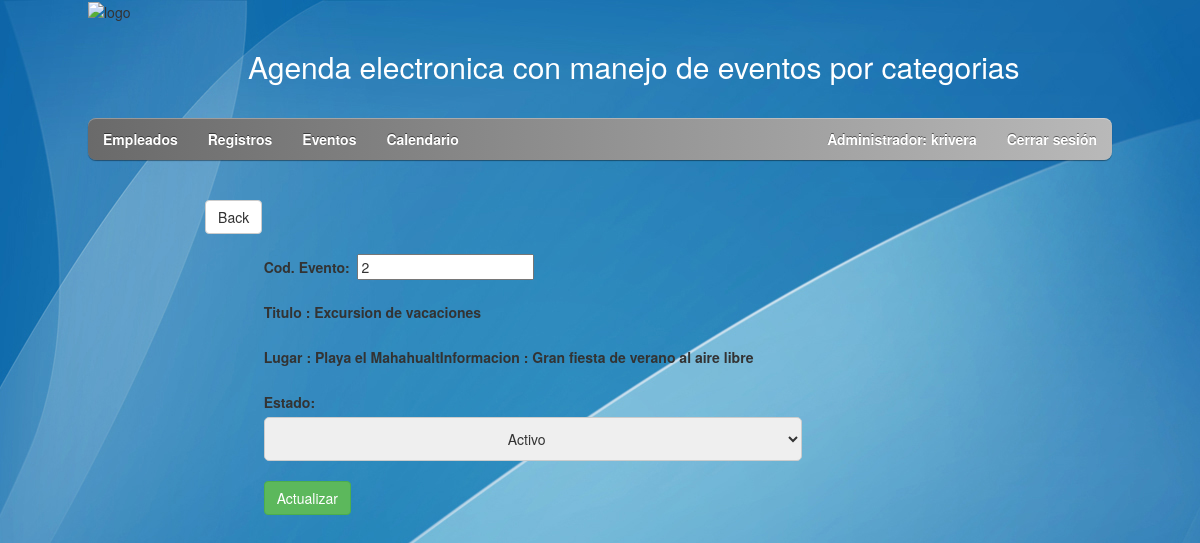
The app's page /Administrador/updateEvento.php?id=2 (signed in) with its own data.
### tables this page shows
CREATE TABLE IF NOT EXISTS `Empleados` (
  `idEmpleados` INT NOT NULL AUTO_INCREMENT,
  `Nombres` VARCHAR(75) NOT NULL,
  `Apellidos` VARCHAR(75) NOT NULL,
  `Usuarios` VARCHAR(20) NOT NULL,
  `Password` VARCHAR(100) NOT NULL,
  `idCargo` INT NOT NULL,
  PRIMARY KEY (`idEmpleados`),
  INDEX `idCargo_idx` (`idCargo` ASC),
  CONSTRAINT `idCargo`
    FOREIGN KEY (`idCargo`)
    REFERENCES `Cargo` (`idCargo`)
    ON DELETE NO ACTION
    ON UPDATE NO ACTION);

CREATE TABLE IF NOT EXISTS `Eventos` (
  `idEventos` INT NOT NULL AUTO_INCREMENT,
  `idEmpleados` INT NOT NULL,
  `Fecha_publicacion` DATETIME NOT NULL,
  `Titulo` VARCHAR(75) NOT NULL,
  `Lugar` VARCHAR(75) NOT NULL,
  `Descripcion` LONGTEXT NOT NULL,
  `Imagen` VARCHAR(30) NOT NULL,
  `Fecha_inicio` DATETIME NOT NULL,
  `Fecha_final` DATETIME NOT NULL,
  `idCategoria` INT NOT NULL,
  `Estado` VARCHAR(45) NOT NULL,
  PRIMARY KEY (`idEventos`),
  INDEX `idEmpleados_idx` (`idEmpleados` ASC),
  INDEX `idCategoria_idx` (`idCategoria` ASC),
  CONSTRAINT `idEmpleados`
    FOREIGN KEY (`idEmpleados`)
    REFERENCES `Empleados` (`idEmpleados`)
    ON DELETE NO ACTION
    ON UPDATE NO ACTION,
  CONSTRAINT `idCategoria`
    FOREIGN KEY (`idCategoria`)
    REFERENCES `Categoria` (`idCategoria`)
    ON DELETE NO ACTION
    ON UPDATE NO ACTION);

### includes/user.php (called while the page is built, shortened)
<?php
include_once 'db.php';
class User extends DB{
    private $username;
    public function setUser($user){
        $query = $this->connect()->prepare('SELECT * FROM empleados WHERE Usuarios = :user');
        $query->execute(['user' => $user]);
        foreach ($query as $currentUser) {
            $this->username = $currentUser['Usuarios'];
        }
    }
    public function getUsername(){
        return $this->username;
    }
}
?>

### includes/db.php (called while the page is built)
<?php
class DB{
	private $host;
	private $db;
	private $user;
	private $password;
	private $charset;
	public function __construct(){
		 $this->host = 'localhost';
		 $this->db = 'gestoreventos';
		 $this->user = 'root';
		 $this->password = '';
		 $this->charset = 'utf8mb4';
	}
	function connect(){
        try{
            $connection = "mysql:host=" . $this->host . ";dbname=" . $this->db . ";charset=" . $this->charset;
            $options = [
                PDO::ATTR_ERRMODE => PDO::ERRMODE_EXCEPTION,
                PDO::ATTR_EMULATE_PREPARES => false,
            ];
            $pdo = new PDO($connection, $this->user, $this->password, $options);
            return $pdo;
        }catch(PDOException $e){
            print_r('Error connection: ' . $e->getMessage());
        }
    }
}
?>

### Administrador/updateEvento.php (the view, shortened to what this page needs)
<!DOCTYPE html>
<html lang="es">
<head>
    <link rel="stylesheet" type="text/css" href="../css/style.css"/>
    <link rel="stylesheet" href="css/bootstrap.min.css">
</head>
<body>
    <div class="content">
    <div id="pagewrap">
            <?php
                $datosSesionAdministrador = new datosSesionAdministrador();
                $datosSesionAdministrador->setPagina("updateEvento");
                $datosSesionAdministrador::insertarDatos($datosSesionAdministrador->getPagina());
            ?>
        <br> <br>
        <div class="row">
            <div class="col-offset-2 col-md-8">
                <div class="row">
                    <div class="col-md-offset-2 col-md-8">
                        <a href="Eventos.php" class="btn btn-default">Back</a>
                    </div>
                </div>
            </div>
        </div>
        <br>
        <div class="row">
            <div class="col-md-offset-2 col-md-8">
                <form action="updateEvento.php" method="POST">
                <?php
                    if (!empty($_GET)) {
                        $cn =  Database::connect();
                        $cn->setAttribute(PDO::ATTR_ERRMODE,PDO::ERRMODE_EXCEPTION);
                        $query = $cn->prepare("SELECT * FROM eventos where idEventos = ?");
                        $query->execute(array($_GET['id']));
                        $data = $query->fetch(PDO::FETCH_ASSOC);
                        $html = "<br><br>";
                        $html .= "<label>Estado:</label><br>";
                        $html .= "<select name='estado' id='estado' class='txt'>";
                        $html .= "<option value='Activo'>Activo</option>";
                        $html .= "<option value='Inactivo'>Inactivo</option>";
                        $html .= "</select>";
                        $html .= "<br><br>";
                        echo '<label>Cod. Evento: &nbsp;</label>';
                        echo '<input type="text" value="'.$data["idEventos"].'" class="cod" readonly="readonly" name="idEventos"><br><br>';
                        echo '<label>Titulo : '.$data["Titulo"].'</label><br><br>';
                        echo '<label>Lugar : '.$data["Lugar"].'</label>';
                        echo "<label>Informacion : ".$data["Descripcion"]."</label>";
                        echo $html;
                    }
                ?>
                    <div>
                        <input type="submit" class="btn btn-success" value="Actualizar">
                    </div>
                </form>
            </div>
        </div>
    </div>
</body>
</html>

### Modulos_generales/nav.inc.Administrador.php
<?php
	$listitems = "";
	$listitems .= "	<header id=\"header\">";
	$listitems .= " <hgroup>";
	$listitems .= "	<img src=\"../img/logo.png\" id=\"logo\" alt=\"logo\">";
	$listitems .= "	<h2 id=\"site-description\">Agenda electronica con manejo de eventos por categorias</h2>";
	$listitems .= " </hgroup>";
	$listitems .= "<nav>";
	$listitems .= "<ul id=\"main-nav\" class=\"clearfix\">";
	$menuopciones = array(
		"Empleados.php" => "Empleados",
		"Registro.php" => "Registros",
		"Eventos.php" => "Eventos",
		"Calendario.php" => "Calendario"
	);
	foreach ($menuopciones as $enlace => $nombre) {
		$listitems .= "<li><a href='".$enlace."'>".$nombre."</a></li>";
	}
	$listitems .= "<li style=\"float:right\">";
	$listitems .=    "<a href=\"../includes/logout.php\">Cerrar sesión</a>";
	$listitems .= "</li>";
	$listitems .= "<li style=\"float:right\">";
	$listitems .=  "<a id = 'usuario' name = 'usuario'> Administrador: ".$user->getUsername()."</a>";
	$listitems .= "</li>";
	$listitems .= "</ul>";
	$listitems .= "</nav>";
	$listitems .= "</header>";
	echo $listitems;
?>

### css/style.css (style rules this page uses)
html, body, address, blockquote, div, dl, form, h1, h2, h3, h4, h5, h6, ol, p, pre, table, ul, dd, dt, li, tbody, td, tfoot, th, thead, tr, button, del, ins, map, object, a, abbr, acronym, b, bdo, big, br, cite, code, dfn, em, i, img, kbd, q, samp, small, span, strong, sub, sup, tt, var, legend, fieldset { margin: 0; padding: 0; }
img, fieldset { border: 0; }
article, aside, details, figcaption, footer, header, hgroup, menu, nav, section { display: block; margin: 0; }
body { background: #0d1424 url(../img/bg-blue.jpg) repeat center top; font: .81em/150% Arial, Helvetica, sans-serif; color: #666; }
a { color: #026acb; text-decoration: none; outline: none; }
ul, ol { margin: 1em 0 1.4em 24px; padding: 0; line-height: 140%; }
li { margin: 0 0 .5em 0; padding: 0; }
h1, h2, h3, h4, h5, h6 { line-height: 1.4em; margin: 20px 0 .4em; color: #000; text-align: center; }
h2 { font-size: 1.6em; }
#pagewrap { width: 1024px; margin: 0 auto; }
#header { position: relative; height: 160px; }
#site-description { color: #FFFFFF; left: 160px; position: absolute; top: 30px; }
#main-nav { width: 100%; background: #ccc; margin: 0; padding: 0; position: absolute; left: 0; bottom: 0; z-index: 100; background: #6a6a6a url(../img/nav-bar-bg.png) repeat-x; background: -webkit-gradient(linear, left top, left bottom, from(#b9b9b9), to(#6a6a6a)); background: -moz-linear-gradient(top, #b9b9b9, #6a6a6a); background: linear-gradient(-90deg, #b9b9b9, #6a6a6a); -webkit-border-radius: 8px; -moz-border-radius: 8px; -o-border-radius: 8px; -ms-border-radius: 8px; border-radius: 8px; behavior: url(htc/border-radius.htc); -webkit-box-shadow: inset 0 1px 0 rgba(255,255,255,.3), 0 1px 1px rgba(0,0,0,.4); -moz-box-shadow: inset 0 1px 0 rgba(255,255,255,.3), 0 1px 1px rgba(0,0,0,.4); box-shadow: inset 0 1px 0 rgba(255,255,255,.3), 0 1px 1px rgba(0,0,0,.4); }
#main-nav li { margin: 0; padding: 0; list-style: none; float: left; position: relative; }
#main-nav a { line-height: 100%; font-weight: bold; color: #fff; display: block; padding: 14px 15px; text-decoration: none; text-shadow: 0 -1px 0 rgba(0,0,0,.5); }
.clearfix:after { visibility: hidden; display: block; font-size: 0; content: " "; clear: both; height: 0; }
.clearfix { display: inline-block; }
.clearfix { display: block; zoom: 1; }
form#form2 input.txt, textarea, select { width: 80%; padding: 1.5%; margin: 1% 10% 3% 10%; border-radius: 5px; border: 1px solid #ccc; text-align: center; }

### records on screen
empleados: Usuarios "krivera"
eventos: idEventos "2", Titulo "Excursion de vacaciones", Lugar "Playa el Mahahualt", Descripcion "Gran fiesta de verano al aire libre"

### other values on screen
$nombre "Empleados"
$nombre "Registros"
$nombre "Eventos"
$nombre "Calendario"
